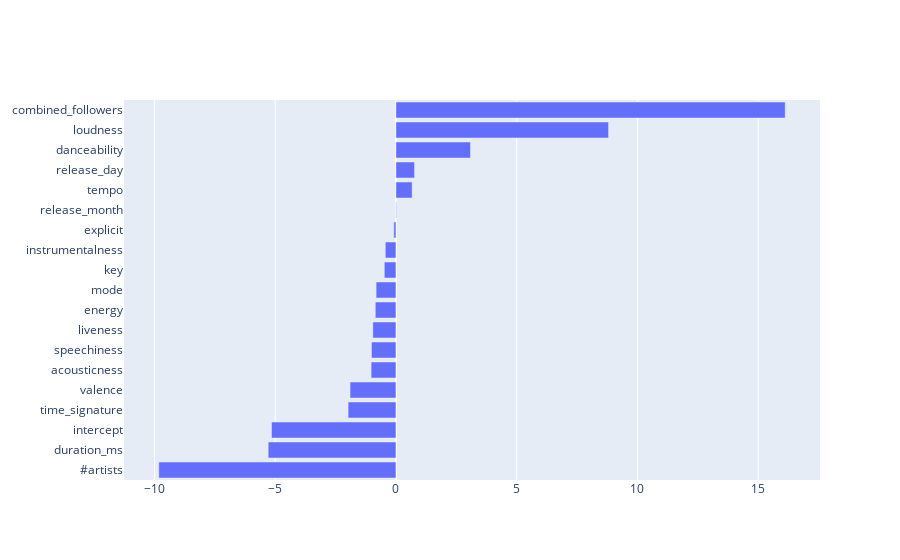

Write notebook code for a chart like this one.
### Code cell
#Scaled - Balancing through Smote
Lclf_or_SMOTE = LogisticClassifier(Xtrain_or, Xvalidate, Xtest, ytrain_or, yvalidate, ytest, balancing="SMOTE")

### Figure 1 — Plotly figure (JSON) as saved in the notebook; plotly's stock layout.template omitted (floating-point values rounded to 4 significant figures)
{"data": [{"orientation": "h", "type": "bar", "x": [-5.289, -0.08749, 3.087, -0.8542, -0.4817, 8.805, -0.8205, -1.013, -1.027, -0.4397, -0.9564, -1.9, 0.6709, -1.98, -9.819, 16.12, 0.01898, 0.7714, -5.152], "y": ["duration_ms", "explicit", "danceability", "energy", "key", "loudness", "mode", "speechiness", "acousticness", "instrumentalness", "liveness", "valence", "tempo", "time_signature", "#artists", "combined_followers", "release_month", "release_day", "intercept"]}], "layout": {"yaxis": {"categoryorder": "total ascending"}}}
